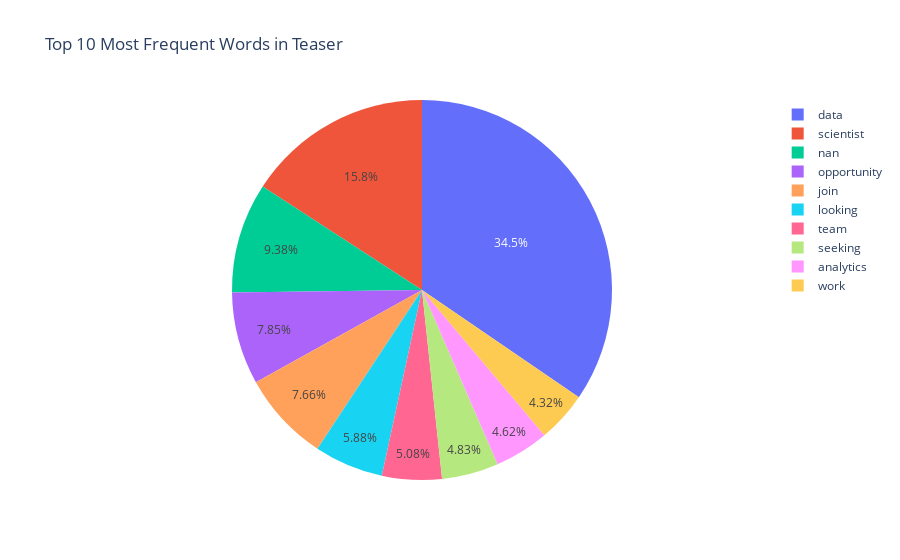

The notebook cell saved with this chart:
### Code cell
import plotly.graph_objs as go

# Create a Pie chart with the top 10 most frequent words
fig = go.Figure(data=[go.Pie(labels=word_counts_df_teaser ['word'][:10], values=word_counts_df_teaser ['count'][:10])])

# Set the title of the chart
fig.update_layout(title='Top 10 Most Frequent Words in Teaser')

# Show the chart
fig.show()

### Figure 1 — Plotly figure (JSON) as saved in the notebook; plotly's stock layout.template omitted (floating-point values rounded to 4 significant figures)
{"data": [{"labels": ["data", "scientist", "nan", "opportunity", "join", "looking", "team", "seeking", "analytics", "work"], "type": "pie", "values": [1944, 891, 528, 442, 431, 331, 286, 272, 260, 243]}], "layout": {"title": {"text": "Top 10 Most Frequent Words in Teaser"}}}
